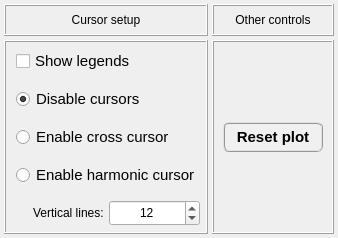
        <widget class="QWidget" name="tab_advanced">
         <attribute name="title">
          <string>Advanced controls</string>
         </attribute>
         <layout class="QGridLayout" name="gridLayout_2">
          <property name="leftMargin">
           <number>4</number>
          </property>
          <property name="topMargin">
           <number>4</number>
          </property>
          <property name="rightMargin">
           <number>4</number>
          </property>
          <property name="bottomMargin">
           <number>4</number>
          </property>
          <property name="spacing">
           <number>4</number>
          </property>
          <item row="0" column="0">
           <widget class="QFrame" name="frame_32">
            <property name="minimumSize">
             <size>
              <width>85</width>
              <height>32</height>
             </size>
            </property>
            <property name="maximumSize">
             <size>
              <width>240</width>
              <height>32</height>
             </size>
            </property>
            <property name="sizeIncrement">
             <size>
              <width>0</width>
              <height>110</height>
             </size>
            </property>
            <property name="frameShape">
             <enum>QFrame::Box</enum>
            </property>
            <property name="frameShadow">
             <enum>QFrame::Raised</enum>
            </property>
            <layout class="QGridLayout" name="gridLayout_32">
             <property name="leftMargin">
              <number>0</number>
             </property>
             <property name="topMargin">
              <number>0</number>
             </property>
             <property name="rightMargin">
              <number>0</number>
             </property>
             <property name="bottomMargin">
              <number>0</number>
             </property>
             <property name="spacing">
              <number>0</number>
             </property>
             <item row="0" column="0">
              <widget class="QLabel" name="label_12">
               <property name="font">
                <font>
                 <weight>50</weight>
                 <bold>false</bold>
                </font>
               </property>
               <property name="text">
                <string>Cursor setup</string>
               </property>
               <property name="alignment">
                <set>Qt::AlignCenter</set>
               </property>
              </widget>
             </item>
            </layout>
           </widget>
          </item>
          <item row="0" column="1">
           <widget class="QFrame" name="frame_33">
            <property name="minimumSize">
             <size>
              <width>85</width>
              <height>32</height>
             </size>
            </property>
            <property name="maximumSize">
             <size>
              <width>240</width>
              <height>32</height>
             </size>
            </property>
            <property name="sizeIncrement">
             <size>
              <width>0</width>
              <height>110</height>
             </size>
            </property>
            <property name="frameShape">
             <enum>QFrame::Box</enum>
            </property>
            <property name="frameShadow">
             <enum>QFrame::Raised</enum>
            </property>
            <layout class="QGridLayout" name="gridLayout_33">
             <property name="leftMargin">
              <number>0</number>
             </property>
             <property name="topMargin">
              <number>0</number>
             </property>
             <property name="rightMargin">
              <number>0</number>
             </property>
             <property name="bottomMargin">
              <number>0</number>
             </property>
             <property name="spacing">
              <number>0</number>
             </property>
             <item row="0" column="0">
              <widget class="QLabel" name="label_13">
               <property name="font">
                <font>
                 <weight>50</weight>
                 <bold>false</bold>
                </font>
               </property>
               <property name="text">
                <string>Other controls</string>
               </property>
               <property name="alignment">
                <set>Qt::AlignCenter</set>
               </property>
              </widget>
             </item>
            </layout>
           </widget>
          </item>
          <item row="1" column="0">
           <widget class="QFrame" name="frame_30">
            <property name="minimumSize">
             <size>
              <width>85</width>
              <height>30</height>
             </size>
            </property>
            <property name="maximumSize">
             <size>
              <width>240</width>
              <height>240</height>
             </size>
            </property>
            <property name="sizeIncrement">
             <size>
              <width>0</width>
              <height>110</height>
             </size>
            </property>
            <property name="frameShape">
             <enum>QFrame::Box</enum>
            </property>
            <property name="frameShadow">
             <enum>QFrame::Raised</enum>
            </property>
            <layout class="QGridLayout" name="gridLayout_31">
             <property name="leftMargin">
              <number>8</number>
             </property>
             <property name="topMargin">
              <number>4</number>
             </property>
             <property name="rightMargin">
              <number>4</number>
             </property>
             <property name="bottomMargin">
              <number>4</number>
             </property>
             <property name="horizontalSpacing">
              <number>4</number>
             </property>
             <property name="verticalSpacing">
              <number>8</number>
             </property>
             <item row="3" column="0">
              <widget class="QFrame" name="frame_37">
               <property name="frameShape">
                <enum>QFrame::NoFrame</enum>
               </property>
               <property name="frameShadow">
                <enum>QFrame::Raised</enum>
               </property>
               <layout class="QGridLayout" name="gridLayout_37">
                <property name="leftMargin">
                 <number>2</number>
                </property>
                <property name="topMargin">
                 <number>2</number>
                </property>
                <property name="rightMargin">
                 <number>2</number>
                </property>
                <property name="bottomMargin">
                 <number>2</number>
                </property>
                <property name="spacing">
                 <number>2</number>
                </property>
                <item row="0" column="0">
                 <widget class="QRadioButton" name="radioButton_harmonic_cursor">
                  <property name="minimumSize">
                   <size>
                    <width>75</width>
                    <height>26</height>
                   </size>
                  </property>
                  <property name="maximumSize">
                   <size>
                    <width>200</width>
                    <height>26</height>
                   </size>
                  </property>
                  <property name="font">
                   <font>
                    <family>Arial</family>
                    <pointsize>11</pointsize>
                    <weight>50</weight>
                    <italic>false</italic>
                    <bold>false</bold>
                   </font>
                  </property>
                  <property name="text">
                   <string>Enable harmonic cursor</string>
                  </property>
                  <property name="checked">
                   <bool>false</bool>
                  </property>
                  <attribute name="buttonGroup">
                   <string notr="true">buttonGroup</string>
                  </attribute>
                 </widget>
                </item>
               </layout>
              </widget>
             </item>
             <item row="1" column="0">
              <widget class="QFrame" name="frame_35">
               <property name="frameShape">
                <enum>QFrame::NoFrame</enum>
               </property>
               <property name="frameShadow">
                <enum>QFrame::Raised</enum>
               </property>
               <layout class="QGridLayout" name="gridLayout_35">
                <property name="leftMargin">
                 <number>2</number>
                </property>
                <property name="topMargin">
                 <number>2</number>
                </property>
                <property name="rightMargin">
                 <number>2</number>
                </property>
                <property name="bottomMargin">
                 <number>2</number>
                </property>
                <property name="spacing">
                 <number>2</number>
                </property>
                <item row="0" column="0">
                 <widget class="QRadioButton" name="radioButton_disable_cursors">
                  <property name="minimumSize">
                   <size>
                    <width>75</width>
                    <height>26</height>
                   </size>
                  </property>
                  <property name="maximumSize">
                   <size>
                    <width>200</width>
                    <height>26</height>
                   </size>
                  </property>
                  <property name="font">
                   <font>
                    <family>Arial</family>
                    <pointsize>11</pointsize>
                    <weight>50</weight>
                    <italic>false</italic>
                    <bold>false</bold>
                   </font>
                  </property>
                  <property name="text">
                   <string>Disable cursors</string>
                  </property>
                  <property name="checked">
                   <bool>true</bool>
                  </property>
                  <attribute name="buttonGroup">
                   <string notr="true">buttonGroup</string>
                  </attribute>
                 </widget>
                </item>
               </layout>
              </widget>
             </item>
             <item row="0" column="0">
              <widget class="QFrame" name="frame_34">
               <property name="frameShape">
                <enum>QFrame::NoFrame</enum>
               </property>
               <property name="frameShadow">
                <enum>QFrame::Raised</enum>
               </property>
               <layout class="QGridLayout" name="gridLayout_34">
                <property name="leftMargin">
                 <number>2</number>
                </property>
                <property name="topMargin">
                 <number>2</number>
                </property>
                <property name="rightMargin">
                 <number>2</number>
                </property>
                <property name="bottomMargin">
                 <number>2</number>
                </property>
                <property name="spacing">
                 <number>2</number>
                </property>
                <item row="0" column="0">
                 <widget class="QCheckBox" name="checkBox_legends">
                  <property name="minimumSize">
                   <size>
                    <width>75</width>
                    <height>26</height>
                   </size>
                  </property>
                  <property name="maximumSize">
                   <size>
                    <width>200</width>
                    <height>26</height>
                   </size>
                  </property>
                  <property name="font">
                   <font>
                    <family>Arial</family>
                    <pointsize>11</pointsize>
                    <weight>50</weight>
                    <italic>false</italic>
                    <bold>false</bold>
                   </font>
                  </property>
                  <property name="text">
                   <string>Show legends</string>
                  </property>
                  <property name="checked">
                   <bool>false</bool>
                  </property>
                 </widget>
                </item>
               </layout>
              </widget>
             </item>
             <item row="2" column="0">
              <widget class="QFrame" name="frame_36">
               <property name="frameShape">
                <enum>QFrame::NoFrame</enum>
               </property>
               <property name="frameShadow">
                <enum>QFrame::Raised</enum>
               </property>
               <layout class="QGridLayout" name="gridLayout_36">
                <property name="leftMargin">
                 <number>2</number>
                </property>
                <property name="topMargin">
                 <number>2</number>
                </property>
                <property name="rightMargin">
                 <number>2</number>
                </property>
                <property name="bottomMargin">
                 <number>2</number>
                </property>
                <property name="spacing">
                 <number>2</number>
                </property>
                <item row="0" column="0">
                 <widget class="QRadioButton" name="radioButton_cross_cursor">
                  <property name="minimumSize">
                   <size>
                    <width>75</width>
                    <height>26</height>
                   </size>
                  </property>
                  <property name="maximumSize">
                   <size>
                    <width>200</width>
                    <height>26</height>
                   </size>
                  </property>
                  <property name="font">
                   <font>
                    <family>Arial</family>
                    <pointsize>11</pointsize>
                    <weight>50</weight>
                    <italic>false</italic>
                    <bold>false</bold>
                   </font>
                  </property>
                  <property name="text">
                   <string>Enable cross cursor</string>
                  </property>
                  <property name="checked">
                   <bool>false</bool>
                  </property>
                  <attribute name="buttonGroup">
                   <string notr="true">buttonGroup</string>
                  </attribute>
                 </widget>
                </item>
               </layout>
              </widget>
             </item>
             <item row="4" column="0">
              <widget class="QFrame" name="frame_vertical_lines">
               <property name="frameShape">
                <enum>QFrame::NoFrame</enum>
               </property>
               <property name="frameShadow">
                <enum>QFrame::Raised</enum>
               </property>
               <layout class="QGridLayout" name="gridLayout_39">
                <property name="leftMargin">
                 <number>2</number>
                </property>
                <property name="topMargin">
                 <number>2</number>
                </property>
                <property name="rightMargin">
                 <number>2</number>
                </property>
                <property name="bottomMargin">
                 <number>2</number>
                </property>
                <property name="spacing">
                 <number>2</number>
                </property>
                <item row="0" column="0">
                 <widget class="QLabel" name="label_14">
                  <property name="minimumSize">
                   <size>
                    <width>0</width>
                    <height>26</height>
                   </size>
                  </property>
                  <property name="maximumSize">
                   <size>
                    <width>16777215</width>
                    <height>26</height>
                   </size>
                  </property>
                  <property name="baseSize">
                   <size>
                    <width>0</width>
                    <height>0</height>
                   </size>
                  </property>
                  <property name="text">
                   <string>Vertical lines: </string>
                  </property>
                  <property name="alignment">
                   <set>Qt::AlignRight|Qt::AlignTrailing|Qt::AlignVCenter</set>
                  </property>
                 </widget>
                </item>
                <item row="0" column="1">
                 <widget class="QSpinBox" name="spinBox_vertical_lines">
                  <property name="minimumSize">
                   <size>
                    <width>0</width>
                    <height>26</height>
                   </size>
                  </property>
                  <property name="maximumSize">
                   <size>
                    <width>16777215</width>
                    <height>26</height>
                   </size>
                  </property>
                  <property name="alignment">
                   <set>Qt::AlignCenter</set>
                  </property>
                  <property name="minimum">
                   <number>2</number>
                  </property>
                  <property name="maximum">
                   <number>20</number>
                  </property>
                  <property name="value">
                   <number>12</number>
                  </property>
                 </widget>
                </item>
               </layout>
              </widget>
             </item>
            </layout>
           </widget>
          </item>
          <item row="1" column="1">
           <widget class="QFrame" name="frame_6">
            <property name="frameShape">
             <enum>QFrame::Box</enum>
            </property>
            <property name="frameShadow">
             <enum>QFrame::Raised</enum>
            </property>
            <layout class="QGridLayout" name="gridLayout_38">
             <item row="0" column="0">
              <widget class="QPushButton" name="pushButton_ResetPlot">
               <property name="minimumSize">
                <size>
                 <width>100</width>
                 <height>30</height>
                </size>
               </property>
               <property name="maximumSize">
                <size>
                 <width>100</width>
                 <height>30</height>
                </size>
               </property>
               <property name="font">
                <font>
                 <family>MS Shell Dlg 2</family>
                 <pointsize>11</pointsize>
                 <weight>75</weight>
                 <italic>false</italic>
                 <bold>true</bold>
                </font>
               </property>
               <property name="styleSheet">
                <string notr="true">QPushButton{border-radius: 6px; border-color: rgb(150, 150, 150); border-style: ridge; border-width: 2px; color: rgb(0, 0, 0); background-color: rgb(240, 240, 240); font: 75 bold 11pt &quot;MS Shell Dlg 2&quot;}
QPushButton:hover{border-radius: 6px; border-color: rgb(0, 170, 255); border-style: ridge; border-width: 2px; color: rgb(0, 0, 0); background-color: rgba(174, 213, 255, 100); font: 75 bold 11pt &quot;MS Shell Dlg 2&quot;}
QPushButton:pressed{border-radius: 6px; border-color: rgb(0, 170, 255); border-style: ridge; border-width: 3px; color: rgb(0, 0, 0); background-color: rgb(174, 213, 255); font: 75 bold 11pt &quot;MS Shell Dlg 2&quot;}</string>
               </property>
               <property name="text">
                <string>Reset plot</string>
               </property>
              </widget>
             </item>
            </layout>
           </widget>
          </item>
         </layout>
        </widget>
